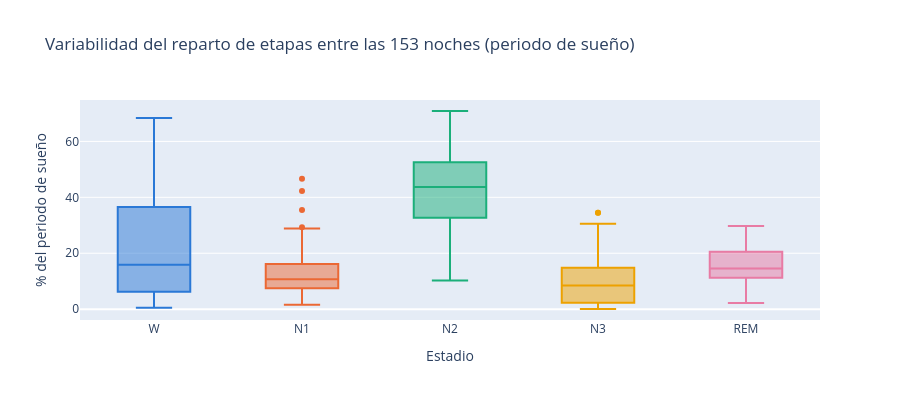

Notebook cell for this chart:
### Code cell
# Variabilidad entre sujetos: porcentaje de cada etapa dentro del periodo de sueño, noche por noche
periodo_noche = reparto[(reparto["delimitacion"] == "Periodo de sueño") &
                        (reparto["stage"].isin(ETAPAS_SUENO))].copy()
periodo_noche["pct"] = periodo_noche.groupby(["subject", "night"])["segundos"].transform(
    lambda s: s / s.sum() * 100)

print("Dispersión del porcentaje de cada etapa entre las 153 noches:")
print(periodo_noche.groupby("stage")["pct"].describe()[["min", "25%", "50%", "75%", "max"]]
      .reindex(ETAPAS_SUENO).round(1).to_string())

px.box(periodo_noche, x="stage", y="pct", color="stage", points="outliers",
       category_orders={"stage": ETAPAS_SUENO}, color_discrete_map=COLOR,
       title="Variabilidad del reparto de etapas entre las 153 noches (periodo de sueño)",
       labels={"stage": "Estadio", "pct": "% del periodo de sueño"}
       ).update_layout(height=400, showlegend=False).show()

### Figure 1 — Plotly figure (JSON) as saved in the notebook; plotly's stock layout.template omitted (floating-point values rounded to 4 significant figures; data arrays with more than 128 entries replaced by an {"elided": "..."} marker saying what was removed)
{"data": [{"alignmentgroup": "True", "boxpoints": "outliers", "hovertemplate": "Estadio=%{x}<br>% del periodo de sueño=%{y}<extra></extra>", "legendgroup": "W", "marker": {"color": "#2a78d6"}, "name": "W", "notched": false, "offsetgroup": "W", "orientation": "v", "showlegend": true, "type": "box", "x": {"elided": "153 str values"}, "x0": " ", "xaxis": "x", "y": {"elided": "153 float values"}, "y0": " ", "yaxis": "y"}, {"alignmentgroup": "True", "boxpoints": "outliers", "hovertemplate": "Estadio=%{x}<br>% del periodo de sueño=%{y}<extra></extra>", "legendgroup": "N1", "marker": {"color": "#eb6834"}, "name": "N1", "notched": false, "offsetgroup": "N1", "orientation": "v", "showlegend": true, "type": "box", "x": {"elided": "153 str values"}, "x0": " ", "xaxis": "x", "y": {"elided": "153 float values"}, "y0": " ", "yaxis": "y"}, {"alignmentgroup": "True", "boxpoints": "outliers", "hovertemplate": "Estadio=%{x}<br>% del periodo de sueño=%{y}<extra></extra>", "legendgroup": "N2", "marker": {"color": "#1baf7a"}, "name": "N2", "notched": false, "offsetgroup": "N2", "orientation": "v", "showlegend": true, "type": "box", "x": {"elided": "153 str values"}, "x0": " ", "xaxis": "x", "y": {"elided": "153 float values"}, "y0": " ", "yaxis": "y"}, {"alignmentgroup": "True", "boxpoints": "outliers", "hovertemplate": "Estadio=%{x}<br>% del periodo de sueño=%{y}<extra></extra>", "legendgroup": "N3", "marker": {"color": "#eda100"}, "name": "N3", "notched": false, "offsetgroup": "N3", "orientation": "v", "showlegend": true, "type": "box", "x": {"elided": "135 str values"}, "x0": " ", "xaxis": "x", "y": {"elided": "135 float values"}, "y0": " ", "yaxis": "y"}, {"alignmentgroup": "True", "boxpoints": "outliers", "hovertemplate": "Estadio=%{x}<br>% del periodo de sueño=%{y}<extra></extra>", "legendgroup": "REM", "marker": {"color": "#e87ba4"}, "name": "REM", "notched": false, "offsetgroup": "REM", "orientation": "v", "showlegend": true, "type": "box", "x": {"elided": "153 str values"}, "x0": " ", "xaxis": "x", "y": {"elided": "153 float values"}, "y0": " ", "yaxis": "y"}], "layout": {"boxmode": "overlay", "height": 400, "legend": {"title": {"text": "Estadio"}, "tracegroupgap": 0}, "showlegend": false, "title": {"text": "Variabilidad del reparto de etapas entre las 153 noches (periodo de sueño)"}, "xaxis": {"anchor": "y", "categoryarray": ["W", "N1", "N2", "N3", "REM"], "categoryorder": "array", "domain": [0.0, 1.0], "title": {"text": "Estadio"}}, "yaxis": {"anchor": "x", "domain": [0.0, 1.0], "title": {"text": "% del periodo de sueño"}}}}
